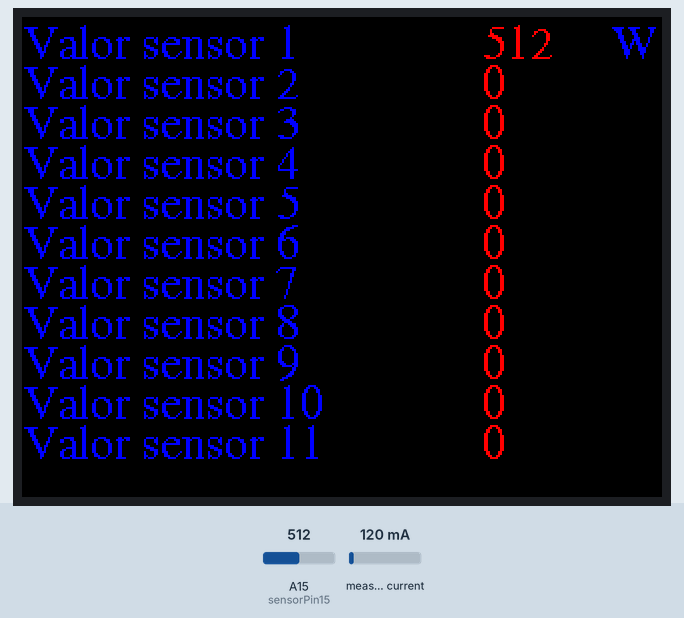
Recording of a sketch running on a simulated Arduino Mega 2560, built with avr-gcc and run on an emulated ATmega2560. On the bench: 320×240 colour display. Inputs (shaded band) come from the test bench; at power-on: measured current 120 mA, A15 (sensorPin15) = 512. What the sketch prints to the serial monitor is not drawn.

Above: at 1.4 s.
1.5 s: measured current set to 1000 mA
At 2.6 s:
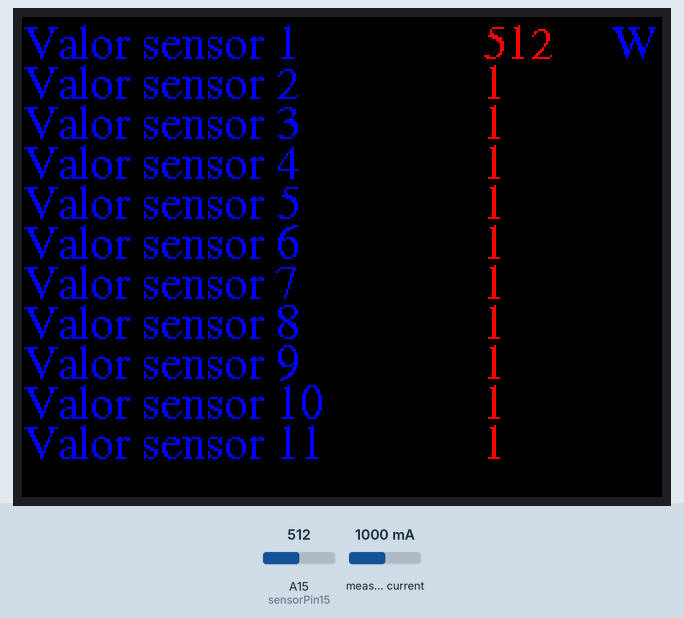
3.3 s: A15 (sensorPin15) set to 716
At 4.4 s:
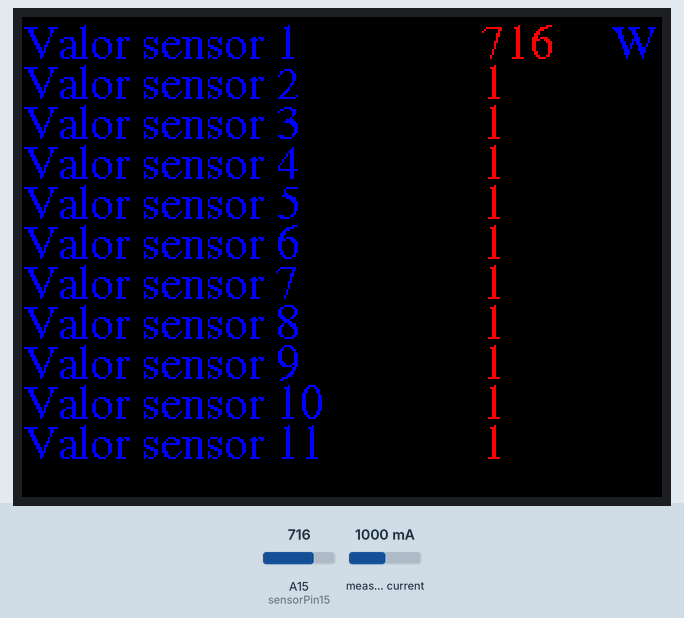
5.3 s: measured current set to 40 mA
At 5.9 s:
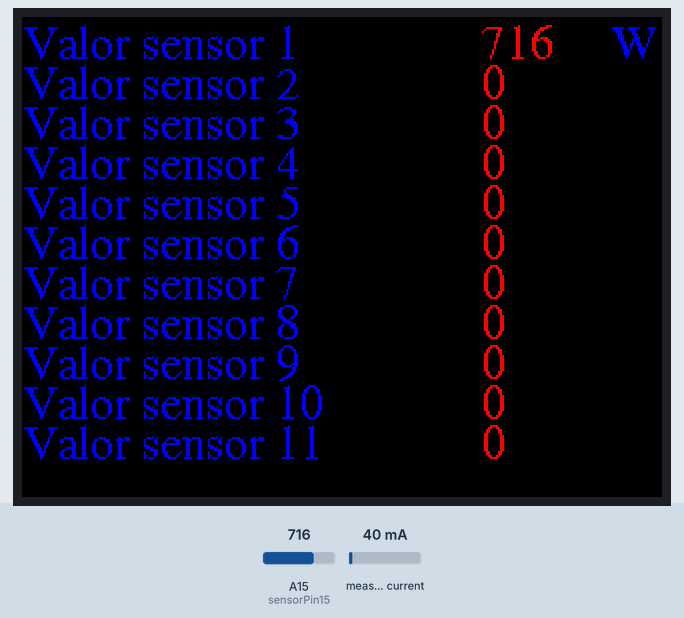
6.9 s: A15 (sensorPin15) set to 900
At 7.7 s:
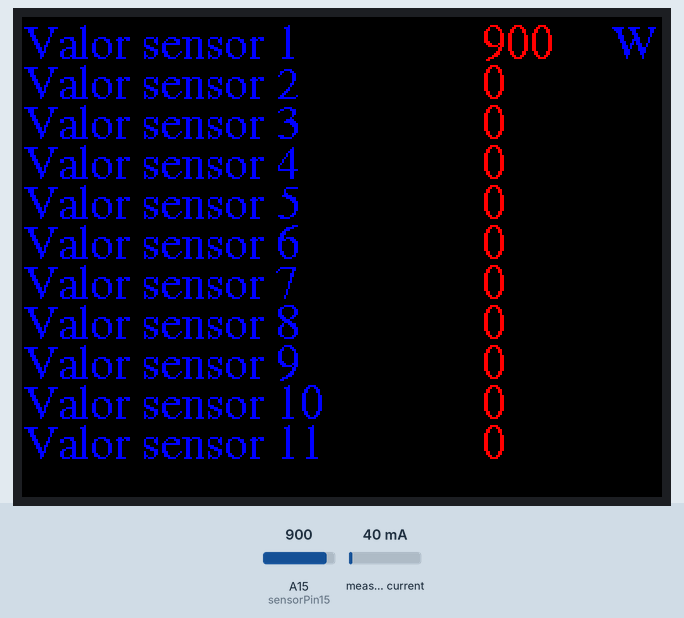
8.6 s: measured current set to 1500 mA
At 9.4 s:
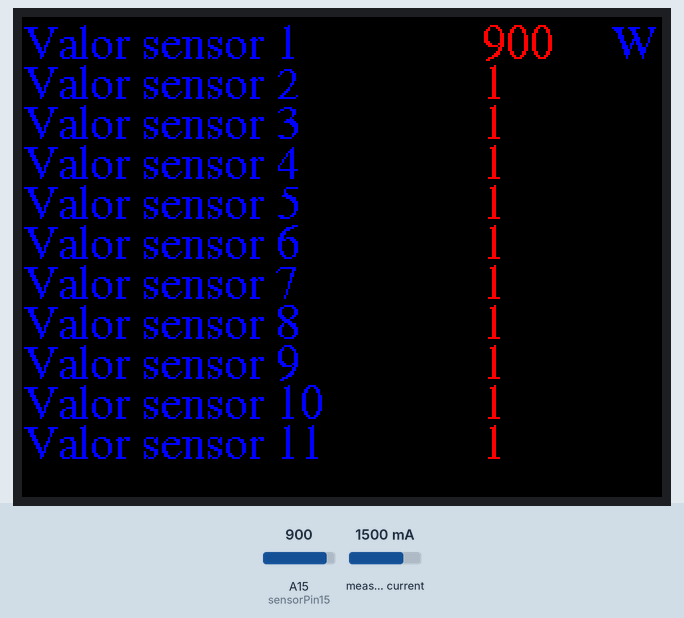
10.3 s: A15 (sensorPin15) set to 1023
At 11.3 s:
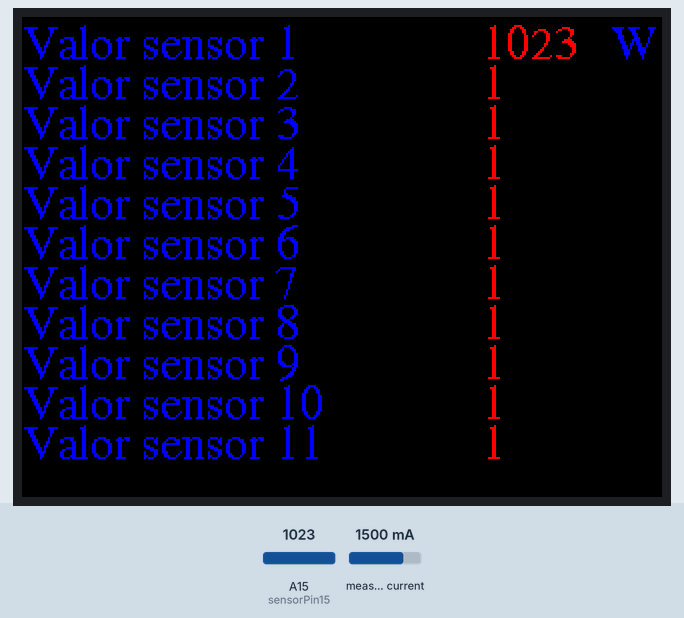
Timing chart, 0 to 13.3 s (numbered marks = the images above; inputs shaded):
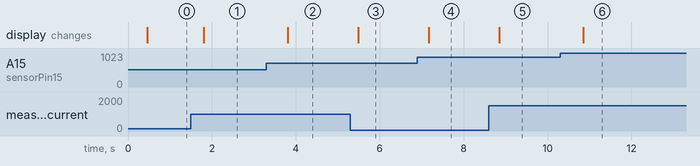

The sketch:

touchscreendemo.ino
```cpp
// Touch screen library with X Y and Z (pressure) readings as well
// as oversampling to avoid 'bouncing'
// This demo code returns raw readings, public domain
#include <Adafruit_GFX.h>
#include <MCUFRIEND_kbv.h>
MCUFRIEND_kbv tft;
#include <Fonts/FreeSans9pt7b.h>
#include <Fonts/FreeSans12pt7b.h>
#include <Fonts/FreeSerif12pt7b.h>

#include <FreeDefaultFonts.h>

#include <stdint.h>
#include "TouchScreen.h"

#include "EmonLib.h"                   // Include Emon Library
EnergyMonitor emon1;                   // Create an instance

int a, b, c, d = 0;
#define YP A2  // must be an analog pin, use "An" notation!
#define XM A3  // must be an analog pin, use "An" notation!
#define YM 8   // can be a digital pin
#define XP 9   // can be a digital pin
#define BLACK   0x0000
#define BLUE    0x001F
#define RED     0xF800
#define GREEN   0x07E0
#define CYAN    0x07FF
#define MAGENTA 0xF81F
#define YELLOW  0xFFE0
#define WHITE   0xFFFF
int sensorPin15 = A15;    // select the input pin for the potentiometer
int sensorValue15 = 0;  // variable to store the value coming from the sensor

int sensorPin14 = A14;    // select the input pin for the potentiometer
int sensorValue14 = 0;  // variable to store the value coming from the sensor


uint16_t ID, oldcolor, currentcolor;
// For better pressure precision, we need to know the resistance
// between X+ and X- Use any multimeter to read it
// For the one we're using, its 300 ohms across the X plate
TouchScreen ts = TouchScreen(XP, YP, XM, YM, 300);

void setup(void) {
  Serial.begin(9600);
  uint16_t ID = tft.readID();
  Serial.println("Example: Font_simple");
  Serial.print("found ID = 0x");
  Serial.println(ID, HEX);
  if (ID == 0xD3D3) ID = 0x9481; //force ID if write-only display
  tft.begin(ID);
  tft.setRotation(1);
  //  tft.fillRect(0, 80, 10, 10, BLUE);//linha1,coluna1,linha2,coluna2,cor
  a = 300;
  b = 200;
  c = 20;
  d = 20;
  tft.fillScreen(BLACK);
  emon1.current(14, 3.2);
  //tft.setFont(5);
  //tft.setCursor(180, 1);
  //tft.setTextColor(GREEN);
  //tft.setTextSize(&FreeSevenSegNumFont);
  //tft.print("teste");
  //delay(2000);
}

void loop(void) {
  sensorValue15 = analogRead(sensorPin15);
  //sensorValue14 = analogRead(sensorPin14);
  double Irms = emon1.calcIrms(1480);  // Calculate Irms only
  a=Irms;
  //char y[2];
  //String str;
  //str=String(a);
    tft.fillRect(230,  1, 60, 230, BLACK);//linha1,coluna1,linha2,coluna2,cor


  //tft.fillRect(0, 0, 310, 200, BLUE);//linha1,coluna1,linha2,coluna2,cor
  //delay(1000);
  //tft.fillScreen(BLACK);
  //showmsgXY(5, 100, 1, &FreeSevenSegNumFont, "012345678");
  showmsgXYtxt(  1, 20,  1, &FreeSerif12pt7b, BLUE, "Valor sensor 1");//"12345678901234567890123456"); //26 caracteres
  showmsgXYtxt(  295, 20,  1, &FreeSerif12pt7b, BLUE, "W");//"12345678901234567890123456"); //26 caracteres
  showmsgXY(   230, 20,  1, &FreeSerif12pt7b, RED, sensorValue15);//a);//"12345678901234567890123456"); //26 caracteres

  showmsgXYtxt(  1, 40,  1, &FreeSerif12pt7b, BLUE, "Valor sensor 2");//"12345678901234567890123456"); //26 caracteres
  showmsgXY(   230, 40,  1, &FreeSerif12pt7b, RED, Irms);//"12345678901234567890123456"); //26 caracteres

  showmsgXYtxt(  1, 60,  1, &FreeSerif12pt7b, BLUE, "Valor sensor 3");//"12345678901234567890123456"); //26 caracteres
  showmsgXY(   230, 60,  1, &FreeSerif12pt7b, RED, a);//"12345678901234567890123456"); //26 caracteres
  showmsgXYtxt(  1, 80,  1, &FreeSerif12pt7b, BLUE, "Valor sensor 4");//"12345678901234567890123456"); //26 caracteres
  showmsgXY(   230, 80,  1, &FreeSerif12pt7b, RED, a);//"12345678901234567890123456"); //26 caracteres
  showmsgXYtxt(  1, 100,  1, &FreeSerif12pt7b, BLUE, "Valor sensor 5");//"12345678901234567890123456"); //26 caracteres
  showmsgXY(   230, 100,  1, &FreeSerif12pt7b, RED, a);//"12345678901234567890123456"); //26 caracteres
  showmsgXYtxt(  1, 120,  1, &FreeSerif12pt7b, BLUE, "Valor sensor 6");//"12345678901234567890123456"); //26 caracteres
  showmsgXY(   230, 120,  1, &FreeSerif12pt7b, RED, a);//"12345678901234567890123456"); //26 caracteres
  showmsgXYtxt(  1, 140,  1, &FreeSerif12pt7b, BLUE, "Valor sensor 7");//"12345678901234567890123456"); //26 caracteres
  showmsgXY(   230, 140,  1, &FreeSerif12pt7b, RED, a);//"12345678901234567890123456"); //26 caracteres
  showmsgXYtxt(  1, 160,  1, &FreeSerif12pt7b, BLUE, "Valor sensor 8");//"12345678901234567890123456"); //26 caracteres
  showmsgXY(   230, 160,  1, &FreeSerif12pt7b, RED, a);//"12345678901234567890123456"); //26 caracteres
  showmsgXYtxt(  1, 180,  1, &FreeSerif12pt7b, BLUE, "Valor sensor 9");//"12345678901234567890123456"); //26 caracteres
  showmsgXY(   230, 180,  1, &FreeSerif12pt7b, RED, a);//"12345678901234567890123456"); //26 caracteres
  showmsgXYtxt(  1, 200,  1, &FreeSerif12pt7b, BLUE, "Valor sensor 10");//"12345678901234567890123456"); //26 caracteres
  showmsgXY(   230, 200,  1, &FreeSerif12pt7b, RED, a);//"12345678901234567890123456"); //26 caracteres
  showmsgXYtxt(  1, 220,  1, &FreeSerif12pt7b, BLUE, "Valor sensor 11");//"12345678901234567890123456"); //26 caracteres
  showmsgXY(   230, 220,  1, &FreeSerif12pt7b, RED, a);//"12345678901234567890123456"); //26 caracteres

  /*  showmsgXY(1, 40, 1, &FreeSerif12pt7b, RED, "12345678901234567890123456"); //26 caracteres
    showmsgXY(1, 60, 1, &FreeSerif12pt7b, GREEN, "12345678901234567890123456"); //26 caracteres
    showmsgXY(1, 80, 1, &FreeSerif12pt7b, CYAN, "12345678901234567890123456"); //26 caracteres
    showmsgXY(1, 100, 1, &FreeSerif12pt7b, MAGENTA, "12345678901234567890123456"); //26 caracteres
    showmsgXY(1, 120, 1, &FreeSerif12pt7b, YELLOW, "12345678901234567890123456"); //26 caracteres
    showmsgXY(1, 140, 1, &FreeSerif12pt7b, WHITE, "12345678901234567890123456"); //26 caracteres
    showmsgXY(1, 160, 1, &FreeSerif12pt7b, BLUE, "12345678901234567890123456"); //26 caracteres
    showmsgXY(1, 180, 1, &FreeSerif12pt7b, RED, "12345678901234567890123456"); //26 caracteres
    showmsgXY(1, 200, 1, &FreeSerif12pt7b, GREEN, "12345678901234567890123456"); //26 caracteres
    showmsgXY(1, 220, 1, &FreeSerif12pt7b, CYAN, "12345678901234567890123456"); //26 caracteres
    showmsgXY(1, 240, 1, &FreeSerif12pt7b, MAGENTA, "12345678901234567890123456"); //26 caracteres


    delay(1000);
    // tft.setFont(5);
    // tft.setCursor(180, 1);
    // tft.setTextColor(GREEN);
    // tft.setTextSize(&FreeSevenSegNumFont);
    // tft.print("teste");

  */
  //Serial.println(y);
  ////    tft.fillRect(50, 50, 75, 75, BLUE); //linha1,coluna1,linha2,coluna2,cor
  ////    tft.drawPixel(319, 239, GREEN);
  // a point object holds x y and z coordinates
  ////   TSPoint p = ts.getPoint();

  // we have some minimum pressure we consider 'valid'
  // pressure of 0 means no pressing!
  ////   if (p.z > 10){//ts.pressureThreshhold) {
  ////   Serial.print("X = "); Serial.print(p.x);
  ////     Serial.print("\tY = "); Serial.print(p.y);
  ////     Serial.print("\tPressure = "); Serial.println(p.z);
  ////   }

  delay(100);
  a=a+1;
}


void showmsgXY(int x, int y, int sz, const GFXfont *f, const *cor, int msg)//const char *msg)
{
  int16_t x1, y1;
  uint16_t wid, ht;
  //    tft.drawFastHLine(0, y, tft.width(), WHITE);
  tft.setFont(f);
  tft.setCursor(x, y);
  //  tft.setTextColor(Blue);
  tft.setTextColor(cor);
  tft.setTextSize(sz);
  tft.print(msg);
  //delay(1000);
  //tft.fillScreen(BLACK);
}
void showmsgXYtxt(int x, int y, int sz, const GFXfont *f, const *cor, const char *msg)
{
  int16_t x1, y1;
  uint16_t wid, ht;
  //    tft.drawFastHLine(0, y, tft.width(), WHITE);
  tft.setFont(f);
  tft.setCursor(x, y);
  //  tft.setTextColor(Blue);
  tft.setTextColor(cor);
  tft.setTextSize(sz);
  tft.print(msg);
  //delay(1000);
  //tft.fillScreen(BLACK);
}
/*
  WriteCmdData  KEYWORD2
  begin KEYWORD2
  color565  KEYWORD2
  drawCircle  KEYWORD2
  drawFastHLine KEYWORD2
  drawFastVLine KEYWORD2
  drawLine  KEYWORD2
  drawPixel KEYWORD2
  drawRect  KEYWORD2
  drawRoundRect KEYWORD2
  fillCircle  KEYWORD2
  fillRect  KEYWORD2
  fillRoundRect KEYWORD2
  fillScreen  KEYWORD2
  height  KEYWORD2
  invertDisplay KEYWORD2
  pushColors  KEYWORD2
  readGRAM  KEYWORD2
  readID  KEYWORD2
  readPixel KEYWORD2
  readReg KEYWORD2
  readReg32 KEYWORD2
  reset KEYWORD2
  setAddrWindow KEYWORD2
  setCursor  KEYWORD2
  setRotation  KEYWORD2
  setTextColor  KEYWORD2
  setTextSize KEYWORD2
  vertScroll  KEYWORD2
  width KEYWORD2
*/
```

Measured:
- after the input at 1.5 s, the display: changes after 0.31 s (image 1)
- after the input at 3.3 s, the display: changes after 0.51 s (image 2)
- after the input at 5.3 s, the display: changes after 0.19 s (image 3)
- after the input at 6.9 s, the display: changes after 0.27 s (image 4)
- after the input at 8.6 s, the display: changes after 0.25 s (image 5)
- after the input at 10.3 s, the display: changes after 0.56 s (image 6)
